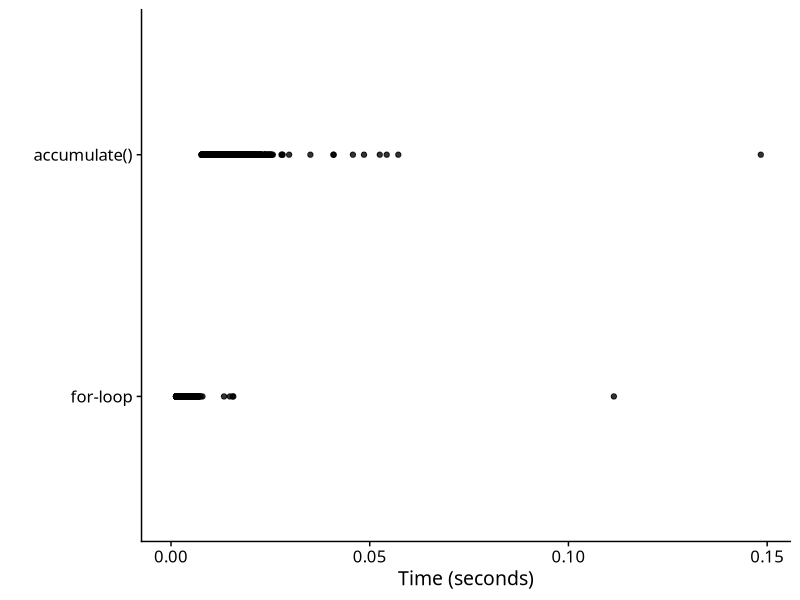

Write R code to recreate this figure.
## ---- chunk 1
# Load packages
library(tidyverse)
library(bench)

# Set global ggplot theme
theme_set(cowplot::theme_cowplot(font_size=14,
                                 font_family = "Source Sans Pro"))
## ---- chunk 2
# Set up data
m <- matrix(runif(9), nrow=sqrt(9))
m <- map(1:5000, ~m)
## ---- chunk 3
f1 <- function(){
  
  n <- length(m)
  l <- vector(mode = "list", length = n)
  
  l[[1]] <- m[[1]]
  
  for (i in 2:n) {
    l[[i]] <- l[[i-1]] %*% m[[i]]
  }
  
  return(l)
}
## ---- chunk 4
f2 <- function(){
  accumulate(m, `%*%`)
}
## ---- chunk 5
benchmark_results <-
  bench::mark(`for-loop` = f1(),
              `accumulate()` = f2(),
              iterations = 1000)
## ---- chunk 6
benchmark_results
## ---- chunk 7
# Munge data
benchmark_results <-
benchmark_results |>
  mutate(expression = as.character(expression)) |>
  unnest_longer(time) |>
  mutate(time = as.numeric(time))

# Sort results by group mean
fac_order <- 
benchmark_results |>
  group_by(expression) |>
  summarise(mean = mean(time)) |>
  arrange(mean) |>
  pull(expression)

benchmark_results$expression <-
  factor(benchmark_results$expression) |>
  fct_relevel(fac_order)

# Create plot
benchmark_results |>
  ggplot() +
  aes(x=time, y=expression) +
  geom_point(alpha=0.8) +
  expand_limits(x=0) +
  labs(x = "Time (seconds)",
       y = "")
